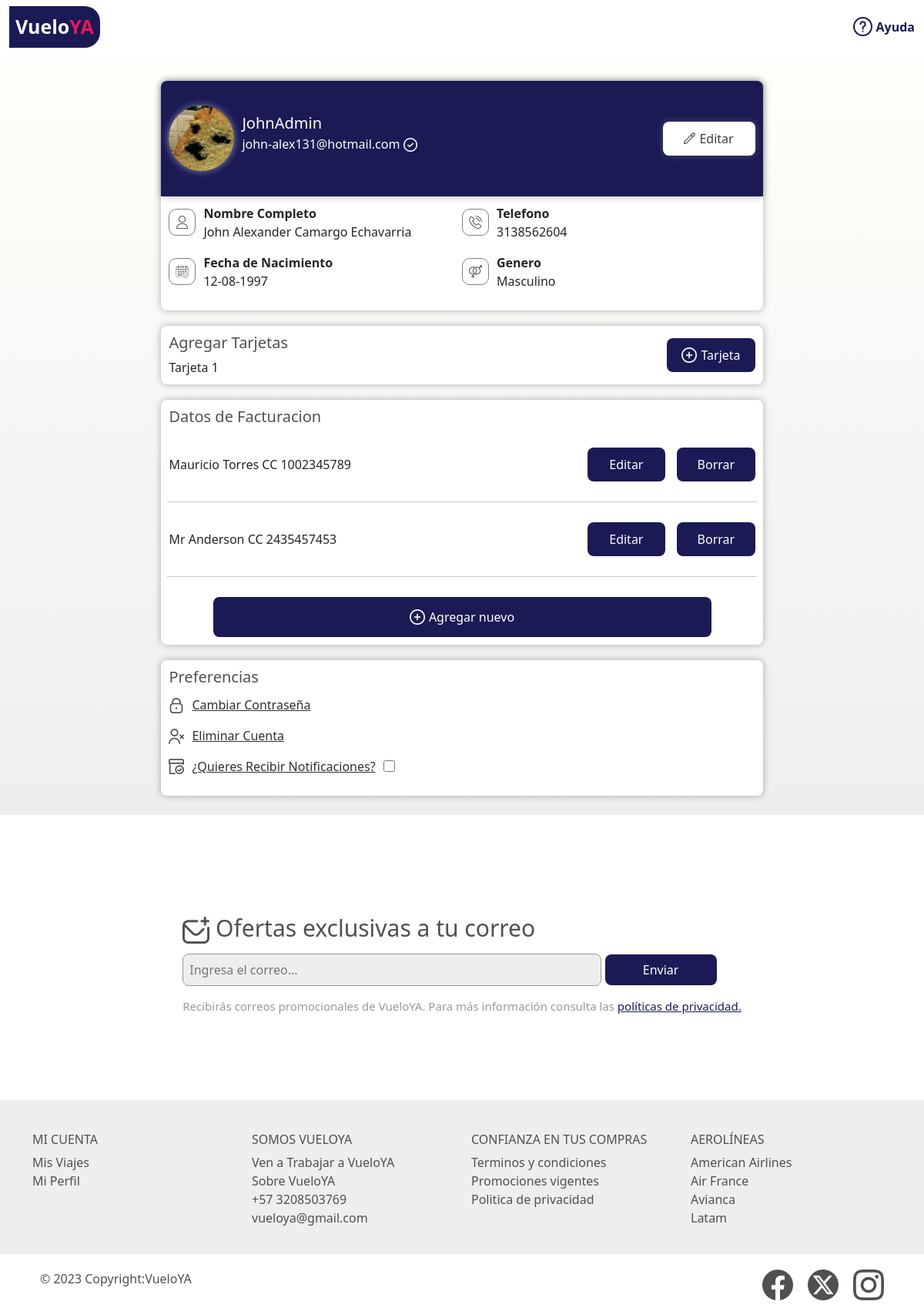
Page /users/perfil (signed in) on the committed database.
### lib/models.py (models this page shows, shortened)
class userVueloYa(models.Model):
    GENEROS=[
        ("Masculino", "Masculino"),
        ("Femenino", "Femenino"),
        ("Prefiero no decir", "Prefiero no decir")
    ]
    user = models.OneToOneField(User, on_delete=models.CASCADE)
    picture = models.ImageField(default='profile_pictures/default.png', upload_to= 'profile_pictures', validators=[FileExtensionValidator(allowed_extensions=['png', 'jpg'])])
    genero = models.CharField(default='No especificado', max_length=25, choices=GENEROS)
    fechaNacimiento = models.DateField(default='1900-01-01', blank=True)
    telefono = models.CharField(default='', blank=True, max_length=10)

### users/models.py (models this page shows)
class userFacturacion(models.Model):
    SITUACION_FISCAL = [
         ("Persona Natural", "Persona Natural"),
         ("Persona Juridica", "Persona Juridica")
    ]
    TIPO_DOCUMENTO = [
         ("CC", "CC"),
         ("TI", "TI"),
         ("Pasaporte", "Pasaporte")
    ]
    user = models.ForeignKey(User, on_delete=models.CASCADE)
    situacionFiscal = models.CharField(max_length= 40, choices=SITUACION_FISCAL)
    nombre = models.CharField(max_length= 40)
    apellido = models.CharField(max_length= 40)
    tipoDeDocumento = models.CharField(max_length= 40, choices=TIPO_DOCUMENTO)
    nDocumento = models.IntegerField()
    departamento = models.CharField(max_length= 40)
    ciudad = models.CharField(max_length= 40)
    direccion = models.CharField(max_length= 40)
    def __str__(self):
            return f'{self.nombre} {self.apellido} {self.tipoDeDocumento} {self.nDocumento}'

### users/views.py (the view)
# urls.py: path('perfil', user_views.perfil_user, name='perfil_user'),
def perfil_user(request):
    factos = userFacturacion.objects.filter(user = request.user).all()
    print(factos)
    return render (request, 'users/perfil_user.html', {'factos': factos})

### users/templates/users/perfil_user.html (shortened to what this page needs)
{% extends "footer.html" %}
{% load static %}
{% block contenido %}
<div class="container-fluid mi-perfil">
    <div class="container edit-miperfil">
        <div class="contenedor-prueba">
            <div class="contenedor-edi-datos-perfil">
                <div class="contenedor-datos-perfil">
                    <div class="contenedor-img-perfil-edit">
                        <img class="rounded-circle" src="{{user.uservueloya.picture.url}}">
                    </div>
                    <div class="contenedor-nombre-email">
                        <div class="contenedor-nombre-miperfil">{{ user.username }}</div>
                        <div class="contenedor-email-miperfil">{{ user.email }} <img class="icono-verificacion" src="{% static 'favicon.ico/IconoVerificado.png' %}" alt="Icono-Verificado"> </div>
                    </div>
                    <div class="contenedor-boton-editar">
                        <a class="boton-editar-perfil" href="{% url 'personal-info' %}"><img class="icono-editar" src="{% static 'favicon.ico/IconoLapiz.png' %}" alt="">Editar</a>
                    </div>
                </div>
                <div class="contenedor-datos-personales">
                    <div class="contenedor-datos">
                        <div class="contenedor-icono-tel"><img class="icono-tel" src="{% static 'favicon.ico/IconoUsuarioDos.png' %}" alt="">
                            <div class="contenedor-nom-fecha-cel-genero">Nombre Completo
                                <div style="font-weight: 400;"> {{user.get_full_name}}</div>
                            </div>
                        </div>
                        <div class="contenedor-icono-tel"><img class="icono-tel" src="{% static 'favicon.ico/IconoCalendario.png' %}" alt="">
                            <div class="contenedor-nom-fecha-cel-genero">Fecha de Nacimiento
                                <div style="font-weight: 400;">{{user.uservueloya.fechaNacimiento|date:"d-m-Y"}}</div>
                            </div>
                        </div>
                    </div>
                    <div class="contenedor-datos-dos">
                        <div class="contenedor-icono-tel"><img class="icono-tel" src="{% static 'favicon.ico/IconoTelefono.png' %}" alt="">
                            <div class="contenedor-nom-fecha-cel-genero">Telefono
                                <div style="font-weight: 400;"> {{user.uservueloya.telefono}}</div>
                            </div>
                        </div>
                        <div class="contenedor-icono-tel"><img class="icono-tel" src="{% static 'favicon.ico/IconoGeneros.png' %}" alt="">
                            <div class="contenedor-nom-fecha-cel-genero">Genero
                                <div style="font-weight: 400;">{{user.uservueloya.genero}} </div>
                            </div>
                        </div>
                    </div>
                </div>
            </div>
            <div class="contenedor-datos-metodos-pagos">
                <div class="contenedor-datos-tarjeta">
                    <div class="contenedor-texto-tarjeta-credito">
                        <h5 style="color: #505050;">Agregar Tarjetas</h5>
                        Tarjeta 1
                    </div>
                    <div class="contenedor-agregar-tarjetas">
                        <a class="boton-agregar-tarjetas" href="{% url 'personal-info' %}"><img class="icono-agregar" src="{% static 'favicon.ico/IconoAgregar.png' %}" alt="">Tarjeta</a>
                    </div>
                </div>
            </div>
            <div class="contenedor-datos-facturacion">
                <div class="contenedor-texto-datos-facturacion">
                    <h5 style="color: #505050; padding: 10px;">Datos de Facturacion</h5>
                </div>
                {% for facto in factos%}
                    <div class="contenedor-info-usuarios">
                        <div class="contenedor-nombre-cedula-user">{{facto}}</div>
                        <div class="parte-facturacion">
                            <a class="boton-facturacion-editar" href="{% url 'facturacion_editar' facto.pk %}">Editar</a>
                            <a class="boton-facturacion-borrar"href="{% url 'facturacion_borrar' facto.pk %}">Borrar</a>
                        </div>
                    </div>
                    <div class="contenedor-separador-uno"><hr class="separador-uno"></div>
                {% endfor %}
                <div class="contenedor-boton-facturacion-agregar">
                    <a class="boton-facturacion-agregar"href="{% url 'facturacion_crear' %}"><img class="icono-agregar" src="{% static 'favicon.ico/IconoAgregar.png' %}" alt="">Agregar nuevo</a>
                </div>
            </div>
            <div class="contenedor-preferencias">
                <h5 style="margin-bottom: 12px; color: #505050;">Preferencias</h5>
                <div class="contenedor-cambiar-contrasena">
                    <a class="icono-cambiarcontrasena" href="{% url 'password_reset' %}"><img class="contenedor-cambiar-eliminar-aceptar" src="{% static 'favicon.ico/IconoContrasena.png' %}" alt="Icono-clave">Cambiar Contraseña</a>
                </div>
                <div class="contenedor-eliminar-cuenta">
                    <a class="icono-eliminarcuenta" href="{% url 'borrar_cuenta' user.pk %}"><img class="contenedor-cambiar-eliminar-aceptar" src="{% static 'favicon.ico/IconoBorrarUsuario.png' %}" alt="Icono-Eliminar">Eliminar Cuenta</a>
                </div>
                <div class="contenedor-recibir-notificaciones">
                    <a class="icono-notificaciones" class="texto-recibir-notificaciones" href="##"><img class="contenedor-cambiar-eliminar-aceptar" src="{% static 'favicon.ico/IconoNotificacion.png' %}" alt="Icono-Notificaciones"> ¿Quieres Recibir Notificaciones? <input class="input-aceptar-notificaciones" type="checkbox"></a>
                </div>
            </div>
        </div>
    </div>
</div>
{% endblock %}

### rows in the picture
userFacturacion: nombre+apellido+tipoDeDocumento "Mauricio Torres CC 1002345789"
userFacturacion: nombre+apellido+tipoDeDocumento "Mr Anderson CC 2435457453"

### other values in the picture
{{ user.username }} "JohnAdmin"
{{ user.email }} "john-alex131@hotmail.com"
{{ user.get_full_name }} "John Alexander Camargo Echavarria"
{{ user.uservueloya.fechaNacimiento|date:"d-m-Y" }} "12-08-1997"
{{ user.uservueloya.telefono }} "3138562604"
{{ user.uservueloya.genero }} "Masculino"
